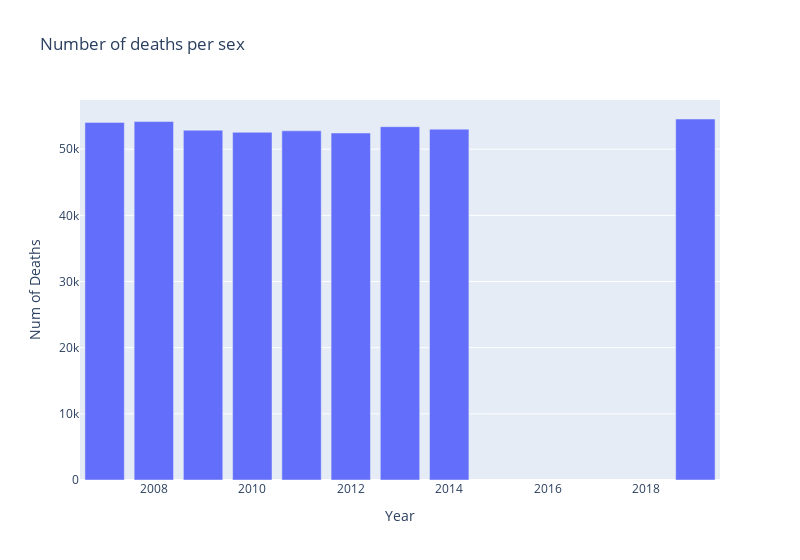

The notebook cell this image was saved under:
### Code cell
dfDeathsPerYear = nycDF.groupBy('Year').agg({'Deaths':'sum'}).sort("Year").toPandas()
px.bar(data_frame=dfDeathsPerYear, x = 'Year', y = 'sum(Deaths)', title = "Number of deaths per sex",labels = {"sum(Deaths)":"Num of Deaths"}, width = 800)
#The data for 2015, 2016, 2017 is not in the Dataset

### Figure 1 — Plotly figure (JSON) as saved in the notebook; plotly's stock layout.template omitted (floating-point values rounded to 4 significant figures)
{"data": [{"alignmentgroup": "True", "hovertemplate": "Year=%{x}<br>Num of Deaths=%{y}<extra></extra>", "legendgroup": "", "marker": {"color": "#636efa", "pattern": {"shape": ""}}, "name": "", "offsetgroup": "", "orientation": "v", "showlegend": false, "textposition": "auto", "type": "bar", "x": [2007, 2008, 2009, 2010, 2011, 2012, 2013, 2014, 2019], "xaxis": "x", "y": [54048, 54176, 52864, 52549, 52774, 52444, 53399, 53020, 54559], "yaxis": "y"}], "layout": {"barmode": "relative", "legend": {"tracegroupgap": 0}, "title": {"text": "Number of deaths per sex"}, "width": 800, "xaxis": {"anchor": "y", "domain": [0, 1], "title": {"text": "Year"}}, "yaxis": {"anchor": "x", "domain": [0, 1], "title": {"text": "Num of Deaths"}}}}
